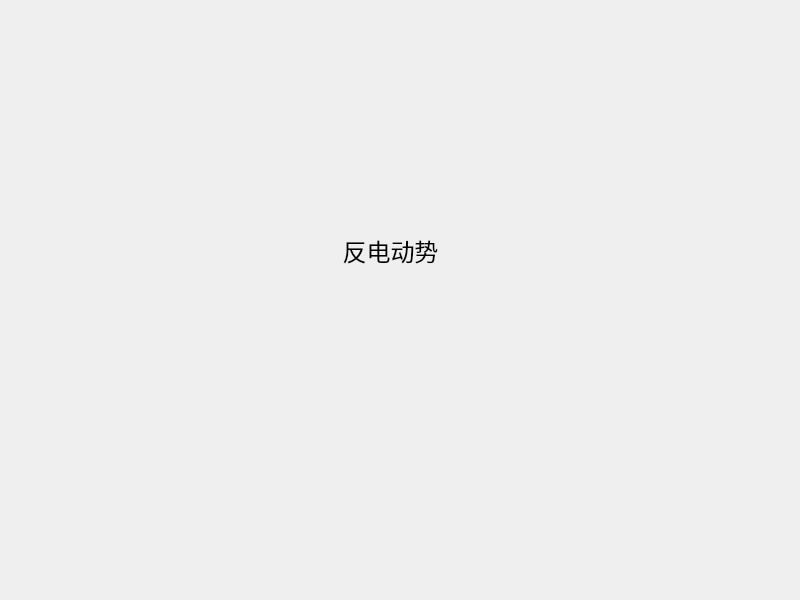
<?xml version="1.0" encoding="UTF-8"?>
<ui version="4.0">
 <class>BEMF</class>
 <widget class="QWidget" name="BEMF">
  <property name="geometry">
   <rect>
    <x>0</x>
    <y>0</y>
    <width>800</width>
    <height>600</height>
   </rect>
  </property>
  <property name="windowTitle">
   <string>Form</string>
  </property>
  <widget class="QLabel" name="label">
   <property name="geometry">
    <rect>
     <x>165</x>
     <y>200</y>
     <width>451</width>
     <height>101</height>
    </rect>
   </property>
   <property name="font">
    <font>
     <pointsize>18</pointsize>
    </font>
   </property>
   <property name="text">
    <string>反电动势</string>
   </property>
   <property name="alignment">
    <set>Qt::AlignCenter</set>
   </property>
  </widget>
 </widget>
 <resources/>
 <connections/>
</ui>
